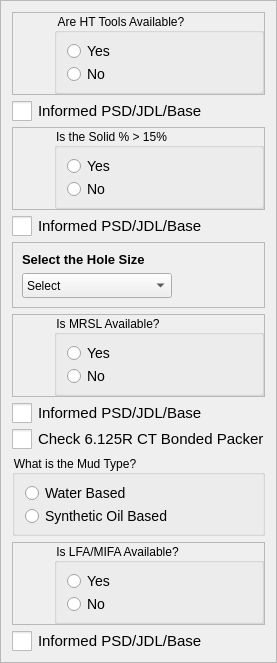
    <widget class="QFrame" name="frame_15">
     <property name="frameShape">
      <enum>QFrame::Shape::StyledPanel</enum>
     </property>
     <property name="frameShadow">
      <enum>QFrame::Shadow::Raised</enum>
     </property>
     <layout class="QVBoxLayout" name="verticalLayout_11">
      <item>
       <widget class="QFrame" name="frame_17">
        <property name="frameShape">
         <enum>QFrame::Shape::StyledPanel</enum>
        </property>
        <property name="frameShadow">
         <enum>QFrame::Shadow::Raised</enum>
        </property>
        <layout class="QHBoxLayout" name="horizontalLayout_9">
         <property name="spacing">
          <number>0</number>
         </property>
         <property name="leftMargin">
          <number>0</number>
         </property>
         <property name="topMargin">
          <number>0</number>
         </property>
         <property name="rightMargin">
          <number>0</number>
         </property>
         <property name="bottomMargin">
          <number>0</number>
         </property>
         <item>
          <widget class="QLabel" name="label_15">
           <property name="minimumSize">
            <size>
             <width>41</width>
             <height>41</height>
            </size>
           </property>
           <property name="maximumSize">
            <size>
             <width>41</width>
             <height>41</height>
            </size>
           </property>
           <property name="text">
            <string/>
           </property>
           <property name="pixmap">
            <pixmap resource="../Images.qrc">:/Icons/Icons/risk-icon.png</pixmap>
           </property>
           <property name="scaledContents">
            <bool>true</bool>
           </property>
          </widget>
         </item>
         <item>
          <widget class="QGroupBox" name="GB8">
           <property name="minimumSize">
            <size>
             <width>210</width>
             <height>0</height>
            </size>
           </property>
           <property name="styleSheet">
            <string notr="true">QGroupBox::title {
    font-size: 16px;
}
</string>
           </property>
           <property name="title">
            <string>Are HT Tools Available?</string>
           </property>
           <property name="checkable">
            <bool>false</bool>
           </property>
           <property name="checked">
            <bool>false</bool>
           </property>
           <layout class="QVBoxLayout" name="verticalLayout_21">
            <item>
             <widget class="QRadioButton" name="R17">
              <property name="styleSheet">
               <string notr="true">QRadioButton{
    font-size: 14px; /* Larger text */
}
QRadioButton::indicator {
    width: 15px; /* Larger checkbox square */
    height: 15px; /* Larger checkbox square */
}</string>
              </property>
              <property name="text">
               <string>Yes</string>
              </property>
             </widget>
            </item>
            <item>
             <widget class="QRadioButton" name="R18">
              <property name="styleSheet">
               <string notr="true">QRadioButton{
    font-size: 14px; /* Larger text */
}
QRadioButton::indicator {
    width: 15px; /* Larger checkbox square */
    height: 15px; /* Larger checkbox square */
}</string>
              </property>
              <property name="text">
               <string>No</string>
              </property>
             </widget>
            </item>
           </layout>
          </widget>
         </item>
        </layout>
       </widget>
      </item>
      <item>
       <widget class="QCheckBox" name="CB2">
        <property name="enabled">
         <bool>true</bool>
        </property>
        <property name="styleSheet">
         <string notr="true">QCheckBox {
    font-size: 15px; /* Larger text */
}
QCheckBox::indicator {
    width: 20px; /* Larger checkbox square */
    height: 20px; /* Larger checkbox square */
}</string>
        </property>
        <property name="text">
         <string>Informed PSD/JDL/Base</string>
        </property>
       </widget>
      </item>
      <item>
       <widget class="QFrame" name="frame_18">
        <property name="frameShape">
         <enum>QFrame::Shape::StyledPanel</enum>
        </property>
        <property name="frameShadow">
         <enum>QFrame::Shadow::Raised</enum>
        </property>
        <layout class="QHBoxLayout" name="horizontalLayout_10">
         <property name="spacing">
          <number>0</number>
         </property>
         <property name="leftMargin">
          <number>0</number>
         </property>
         <property name="topMargin">
          <number>0</number>
         </property>
         <property name="rightMargin">
          <number>0</number>
         </property>
         <property name="bottomMargin">
          <number>0</number>
         </property>
         <item>
          <widget class="QLabel" name="label_16">
           <property name="minimumSize">
            <size>
             <width>41</width>
             <height>41</height>
            </size>
           </property>
           <property name="maximumSize">
            <size>
             <width>41</width>
             <height>41</height>
            </size>
           </property>
           <property name="text">
            <string/>
           </property>
           <property name="pixmap">
            <pixmap resource="../Images.qrc">:/Icons/Icons/risk-icon.png</pixmap>
           </property>
           <property name="scaledContents">
            <bool>true</bool>
           </property>
          </widget>
         </item>
         <item>
          <widget class="QGroupBox" name="GB9">
           <property name="minimumSize">
            <size>
             <width>210</width>
             <height>0</height>
            </size>
           </property>
           <property name="styleSheet">
            <string notr="true">QGroupBox::title {
    font-size: 16px;
}
</string>
           </property>
           <property name="title">
            <string>Is the Solid % &gt; 15%</string>
           </property>
           <property name="checkable">
            <bool>false</bool>
           </property>
           <property name="checked">
            <bool>false</bool>
           </property>
           <layout class="QVBoxLayout" name="verticalLayout_22">
            <item>
             <widget class="QRadioButton" name="R19">
              <property name="styleSheet">
               <string notr="true">QRadioButton{
    font-size: 14px; /* Larger text */
}
QRadioButton::indicator {
    width: 15px; /* Larger checkbox square */
    height: 15px; /* Larger checkbox square */
}</string>
              </property>
              <property name="text">
               <string>Yes</string>
              </property>
             </widget>
            </item>
            <item>
             <widget class="QRadioButton" name="R20">
              <property name="styleSheet">
               <string notr="true">QRadioButton{
    font-size: 14px; /* Larger text */
}
QRadioButton::indicator {
    width: 15px; /* Larger checkbox square */
    height: 15px; /* Larger checkbox square */
}</string>
              </property>
              <property name="text">
               <string>No</string>
              </property>
             </widget>
            </item>
           </layout>
          </widget>
         </item>
        </layout>
       </widget>
      </item>
      <item>
       <widget class="QCheckBox" name="CB3">
        <property name="enabled">
         <bool>true</bool>
        </property>
        <property name="styleSheet">
         <string notr="true">QCheckBox {
    font-size: 15px; /* Larger text */
}
QCheckBox::indicator {
    width: 20px; /* Larger checkbox square */
    height: 20px; /* Larger checkbox square */
}</string>
        </property>
        <property name="text">
         <string>Informed PSD/JDL/Base</string>
        </property>
       </widget>
      </item>
      <item>
       <widget class="QFrame" name="frame_19">
        <property name="frameShape">
         <enum>QFrame::Shape::StyledPanel</enum>
        </property>
        <property name="frameShadow">
         <enum>QFrame::Shadow::Raised</enum>
        </property>
        <layout class="QVBoxLayout" name="verticalLayout_9">
         <item>
          <widget class="QLabel" name="label">
           <property name="text">
            <string>&lt;html&gt;&lt;head/&gt;&lt;body&gt;&lt;p&gt;&lt;span style=&quot; font-size:10pt; font-weight:700;&quot;&gt;Select the Hole Size&lt;/span&gt;&lt;/p&gt;&lt;/body&gt;&lt;/html&gt;</string>
           </property>
          </widget>
         </item>
         <item>
          <widget class="QComboBox" name="comboBox">
           <property name="minimumSize">
            <size>
             <width>150</width>
             <height>25</height>
            </size>
           </property>
           <property name="maximumSize">
            <size>
             <width>150</width>
             <height>25</height>
            </size>
           </property>
           <property name="currentText">
            <string>Select</string>
           </property>
           <item>
            <property name="text">
             <string>Select</string>
            </property>
           </item>
           <item>
            <property name="text">
             <string>17.5 Inches</string>
            </property>
           </item>
           <item>
            <property name="text">
             <string>12.25 Inches</string>
            </property>
           </item>
           <item>
            <property name="text">
             <string>8.5 Inches</string>
            </property>
           </item>
           <item>
            <property name="text">
             <string>6 Inches</string>
            </property>
           </item>
          </widget>
         </item>
        </layout>
       </widget>
      </item>
      <item>
       <widget class="QFrame" name="frame_20">
        <property name="frameShape">
         <enum>QFrame::Shape::StyledPanel</enum>
        </property>
        <property name="frameShadow">
         <enum>QFrame::Shadow::Raised</enum>
        </property>
        <layout class="QHBoxLayout" name="horizontalLayout_11">
         <property name="spacing">
          <number>0</number>
         </property>
         <property name="leftMargin">
          <number>0</number>
         </property>
         <property name="topMargin">
          <number>0</number>
         </property>
         <property name="rightMargin">
          <number>0</number>
         </property>
         <property name="bottomMargin">
          <number>0</number>
         </property>
         <item>
          <widget class="QLabel" name="label_17">
           <property name="minimumSize">
            <size>
             <width>41</width>
             <height>41</height>
            </size>
           </property>
           <property name="maximumSize">
            <size>
             <width>41</width>
             <height>41</height>
            </size>
           </property>
           <property name="text">
            <string/>
           </property>
           <property name="pixmap">
            <pixmap resource="../Images.qrc">:/Icons/Icons/risk-icon.png</pixmap>
           </property>
           <property name="scaledContents">
            <bool>true</bool>
           </property>
          </widget>
         </item>
         <item>
          <widget class="QGroupBox" name="GB10">
           <property name="minimumSize">
            <size>
             <width>210</width>
             <height>0</height>
            </size>
           </property>
           <property name="styleSheet">
            <string notr="true">QGroupBox::title {
    font-size: 16px;
}
</string>
           </property>
           <property name="title">
            <string>Is MRSL Available?</string>
           </property>
           <property name="checkable">
            <bool>false</bool>
           </property>
           <property name="checked">
            <bool>false</bool>
           </property>
           <layout class="QVBoxLayout" name="verticalLayout_23">
            <item>
             <widget class="QRadioButton" name="R21">
              <property name="styleSheet">
               <string notr="true">QRadioButton{
    font-size: 14px; /* Larger text */
}
QRadioButton::indicator {
    width: 15px; /* Larger checkbox square */
    height: 15px; /* Larger checkbox square */
}</string>
              </property>
              <property name="text">
               <string>Yes</string>
              </property>
             </widget>
            </item>
            <item>
             <widget class="QRadioButton" name="R22">
              <property name="styleSheet">
               <string notr="true">QRadioButton{
    font-size: 14px; /* Larger text */
}
QRadioButton::indicator {
    width: 15px; /* Larger checkbox square */
    height: 15px; /* Larger checkbox square */
}</string>
              </property>
              <property name="text">
               <string>No</string>
              </property>
             </widget>
            </item>
           </layout>
          </widget>
         </item>
        </layout>
       </widget>
      </item>
      <item>
       <widget class="QCheckBox" name="CB4">
        <property name="enabled">
         <bool>true</bool>
        </property>
        <property name="styleSheet">
         <string notr="true">QCheckBox {
    font-size: 15px; /* Larger text */
}
QCheckBox::indicator {
    width: 20px; /* Larger checkbox square */
    height: 20px; /* Larger checkbox square */
}</string>
        </property>
        <property name="text">
         <string>Informed PSD/JDL/Base</string>
        </property>
       </widget>
      </item>
      <item>
       <widget class="QCheckBox" name="CB5">
        <property name="enabled">
         <bool>true</bool>
        </property>
        <property name="styleSheet">
         <string notr="true">QCheckBox {
    font-size: 15px; /* Larger text */
}
QCheckBox::indicator {
    width: 20px; /* Larger checkbox square */
    height: 20px; /* Larger checkbox square */
}</string>
        </property>
        <property name="text">
         <string>Check 6.125R CT Bonded Packer</string>
        </property>
       </widget>
      </item>
      <item>
       <widget class="QGroupBox" name="GB11">
        <property name="minimumSize">
         <size>
          <width>210</width>
          <height>0</height>
         </size>
        </property>
        <property name="styleSheet">
         <string notr="true">QGroupBox::title {
    font-size: 16px;
}
</string>
        </property>
        <property name="title">
         <string>What is the Mud Type?</string>
        </property>
        <property name="checkable">
         <bool>false</bool>
        </property>
        <property name="checked">
         <bool>false</bool>
        </property>
        <layout class="QVBoxLayout" name="verticalLayout_24">
         <item>
          <widget class="QRadioButton" name="R23">
           <property name="styleSheet">
            <string notr="true">QRadioButton{
    font-size: 14px; /* Larger text */
}
QRadioButton::indicator {
    width: 15px; /* Larger checkbox square */
    height: 15px; /* Larger checkbox square */
}</string>
           </property>
           <property name="text">
            <string>Water Based</string>
           </property>
          </widget>
         </item>
         <item>
          <widget class="QRadioButton" name="R24">
           <property name="styleSheet">
            <string notr="true">QRadioButton{
    font-size: 14px; /* Larger text */
}
QRadioButton::indicator {
    width: 15px; /* Larger checkbox square */
    height: 15px; /* Larger checkbox square */
}</string>
           </property>
           <property name="text">
            <string>Synthetic Oil Based</string>
           </property>
          </widget>
         </item>
        </layout>
       </widget>
      </item>
      <item>
       <widget class="QFrame" name="frame_23">
        <property name="frameShape">
         <enum>QFrame::Shape::StyledPanel</enum>
        </property>
        <property name="frameShadow">
         <enum>QFrame::Shadow::Raised</enum>
        </property>
        <layout class="QHBoxLayout" name="horizontalLayout_14">
         <property name="spacing">
          <number>0</number>
         </property>
         <property name="leftMargin">
          <number>0</number>
         </property>
         <property name="topMargin">
          <number>0</number>
         </property>
         <property name="rightMargin">
          <number>0</number>
         </property>
         <property name="bottomMargin">
          <number>0</number>
         </property>
         <item>
          <widget class="QLabel" name="label_21">
           <property name="minimumSize">
            <size>
             <width>41</width>
             <height>41</height>
            </size>
           </property>
           <property name="maximumSize">
            <size>
             <width>41</width>
             <height>41</height>
            </size>
           </property>
           <property name="text">
            <string/>
           </property>
           <property name="pixmap">
            <pixmap resource="../Images.qrc">:/Icons/Icons/risk-icon.png</pixmap>
           </property>
           <property name="scaledContents">
            <bool>true</bool>
           </property>
          </widget>
         </item>
         <item>
          <widget class="QGroupBox" name="GB12">
           <property name="minimumSize">
            <size>
             <width>210</width>
             <height>0</height>
            </size>
           </property>
           <property name="styleSheet">
            <string notr="true">QGroupBox::title {
    font-size: 16px;
}
</string>
           </property>
           <property name="title">
            <string>Is LFA/MIFA Available?</string>
           </property>
           <property name="checkable">
            <bool>false</bool>
           </property>
           <property name="checked">
            <bool>false</bool>
           </property>
           <layout class="QVBoxLayout" name="verticalLayout_26">
            <item>
             <widget class="QRadioButton" name="R25">
              <property name="styleSheet">
               <string notr="true">QRadioButton{
    font-size: 14px; /* Larger text */
}
QRadioButton::indicator {
    width: 15px; /* Larger checkbox square */
    height: 15px; /* Larger checkbox square */
}</string>
              </property>
              <property name="text">
               <string>Yes</string>
              </property>
             </widget>
            </item>
            <item>
             <widget class="QRadioButton" name="R26">
              <property name="styleSheet">
               <string notr="true">QRadioButton{
    font-size: 14px; /* Larger text */
}
QRadioButton::indicator {
    width: 15px; /* Larger checkbox square */
    height: 15px; /* Larger checkbox square */
}</string>
              </property>
              <property name="text">
               <string>No</string>
              </property>
             </widget>
            </item>
           </layout>
          </widget>
         </item>
        </layout>
       </widget>
      </item>
      <item>
       <widget class="QCheckBox" name="CB6">
        <property name="enabled">
         <bool>true</bool>
        </property>
        <property name="styleSheet">
         <string notr="true">QCheckBox {
    font-size: 15px; /* Larger text */
}
QCheckBox::indicator {
    width: 20px; /* Larger checkbox square */
    height: 20px; /* Larger checkbox square */
}</string>
        </property>
        <property name="text">
         <string>Informed PSD/JDL/Base</string>
        </property>
       </widget>
      </item>
     </layout>
    </widget>
